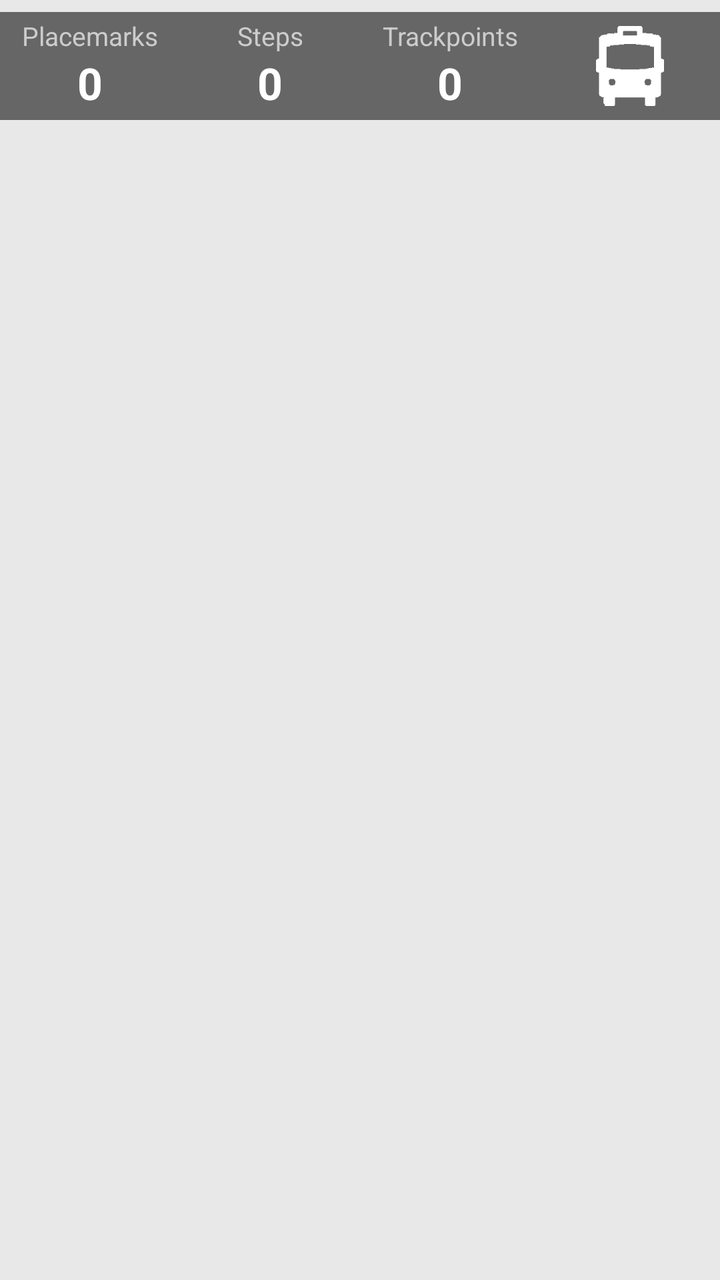
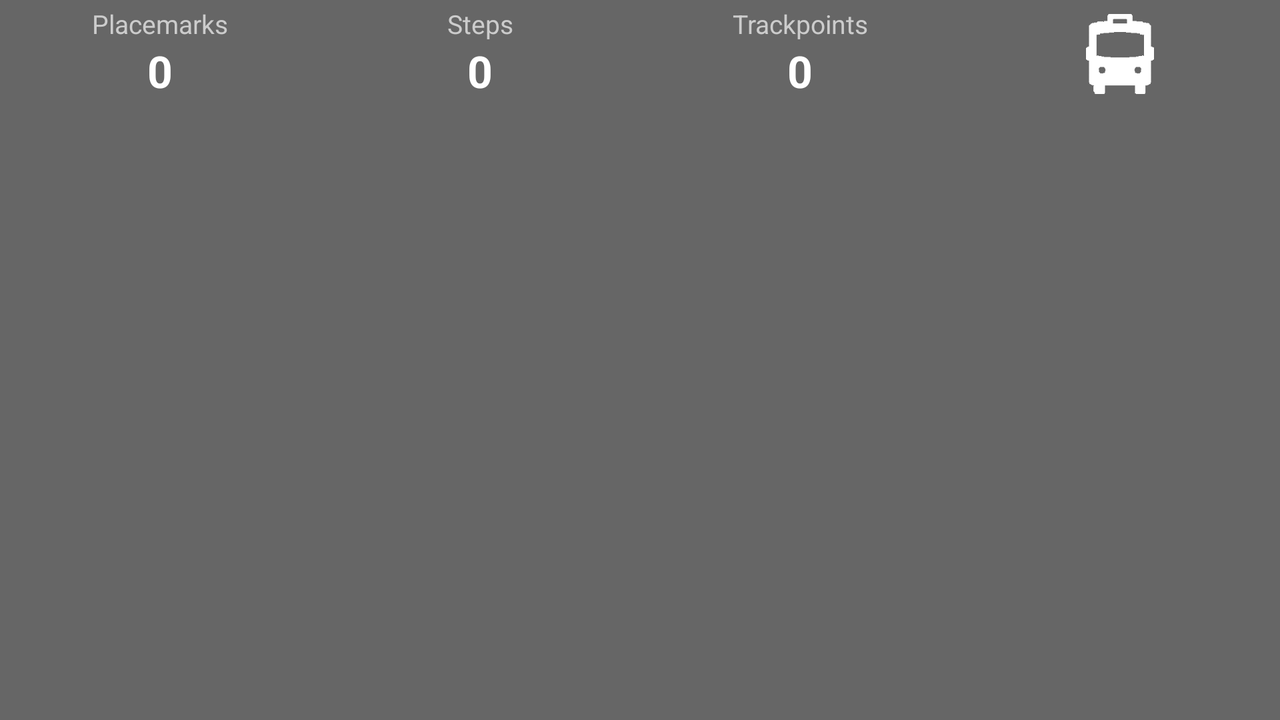

Two renders of one Android screen. The first uses the default layout on a phone; the second uses the alternative layout the repository ships for a different screen configuration, on a matching device. The two XML files are below.
<!-- AndroidManifest.xml: application theme MyMaterialTheme -->
<!-- res/layout/fragment_recording_controls.xml -->
<?xml version="1.0" encoding="utf-8"?>
<LinearLayout xmlns:android="http://schemas.android.com/apk/res/android"
    xmlns:tools="http://schemas.android.com/tools"
    android:layout_width="match_parent"
    android:layout_height="wrap_content"
    tools:context="org.fbradasc.trekking.gpslogger.FragmentRecordingControls"
    android:id="@+id/id_fragmentrecordingcontrols"
    android:orientation="vertical"
    android:baselineAligned="false">

    <androidx.appcompat.widget.AppCompatImageView
        android:layout_width="match_parent"
        android:background="@drawable/shadow"
        android:layout_height="6dp" />

    <LinearLayout
        android:layout_width="match_parent"
        android:layout_height="wrap_content"
        android:background="@color/colorRecControlBackground"
        android:orientation="horizontal"
        android:weightSum="4"
        android:baselineAligned="false">


    <TableLayout
        android:layout_width="0dp"
        android:layout_height="wrap_content"
        android:layout_weight="1"
        android:id="@+id/id_TableLayout_Placemarks"
        android:paddingTop="3dp"
        android:paddingBottom="3dp">

        <TextView
            android:textAppearance="?android:attr/textAppearanceSmall"
            android:textColor="@color/textColorRecControlSecondary"
            android:text="@string/placemarks"
            android:id="@+id/id_textView_PlacemarksLabel"
            android:layout_width="wrap_content"
            android:layout_height="wrap_content"
            android:textSize="13sp"
            android:gravity="center_horizontal" />

        <TextView
            android:layout_width="wrap_content"
            android:layout_height="wrap_content"
            android:textAppearance="?android:attr/textAppearanceLarge"
            android:textColor="@color/textColorRecControlPrimary"
            android:id="@+id/id_textView_Placemarks"
            android:freezesText="true"
            android:textStyle="bold"
            android:text="0"
            android:gravity="center_horizontal"/>
    </TableLayout>

    <TableLayout
        android:layout_width="0dp"
        android:layout_height="wrap_content"
        android:layout_weight="1"
        android:id="@+id/id_TableLayout_Steps"
        android:paddingTop="3dp"
        android:paddingBottom="3dp"
        android:clickable="true">

        <TextView
            android:layout_width="wrap_content"
            android:layout_height="wrap_content"
            android:textAppearance="?android:attr/textAppearanceSmall"
            android:textColor="@color/textColorRecControlSecondary"
            android:text="@string/steps"
            android:id="@+id/id_textView_StepsLabel"
            android:textSize="13sp"
            android:gravity="center_horizontal" />

        <TextView
            android:layout_width="wrap_content"
            android:layout_height="wrap_content"
            android:textAppearance="?android:attr/textAppearanceLarge"
            android:textColor="@color/textColorRecControlPrimary"
            android:id="@+id/id_textView_Steps"
            android:freezesText="true"
            android:textStyle="bold"
            android:text="0"
            android:gravity="center_horizontal"/>

    </TableLayout>

    <TableLayout
        android:layout_width="0dp"
        android:layout_height="wrap_content"
        android:layout_weight="1"
        android:id="@+id/id_TableLayout_GeoPoints"
        android:paddingTop="3dp"
        android:paddingBottom="3dp"
        android:clickable="true">

        <TextView
            android:layout_width="wrap_content"
            android:layout_height="wrap_content"
            android:textAppearance="?android:attr/textAppearanceSmall"
            android:textColor="@color/textColorRecControlSecondary"
            android:text="@string/trackpoints"
            android:id="@+id/id_textView_GeoPointsLabel"
            android:textSize="13sp"
            android:gravity="center_horizontal" />

        <TextView
            android:layout_width="wrap_content"
            android:layout_height="wrap_content"
            android:textAppearance="?android:attr/textAppearanceLarge"
            android:textColor="@color/textColorRecControlPrimary"
            android:id="@+id/id_textView_GeoPoints"
            android:freezesText="true"
            android:textStyle="bold"
            android:text="0"
            android:gravity="center_horizontal"/>

    </TableLayout>

    <TableLayout
        android:layout_width="0dp"
        android:layout_height="wrap_content"
        android:layout_weight="1"
        android:id="@+id/id_TableLayout_DetectedActivity"
        android:paddingTop="3dp"
        android:paddingBottom="3dp"
        android:clickable="true">

        <ImageView
            android:layout_width="@dimen/controls_grid_iconwidth"
            android:layout_height="@dimen/controls_grid_iconheight"
            android:id="@+id/id_imageView_DetectedActivity"
            android:layout_gravity="center|center"
            android:src="@drawable/speed"
            />

    </TableLayout>
    </LinearLayout>
</LinearLayout>
<!-- resources referenced by this layout -->
<resources>
  <!-- from res/values-notnight/ -->
  <color name="colorRecControlBackground">#666666</color>
  <!-- from res/values-notnight/ -->
  <color name="textColorRecControlPrimary">#ffffff</color>
  <!-- from res/values-notnight/ -->
  <color name="textColorRecControlSecondary">#cccccc</color>
  <dimen name="controls_grid_iconheight">48dp</dimen>
  <dimen name="controls_grid_iconwidth">48dp</dimen>
  <!-- drawable speed (drawable) -->
  <?xml version="1.0" encoding="utf-8"?>
  <level-list xmlns:android="http://schemas.android.com/apk/res/android" >
      <item android:drawable="@mipmap/on_vehicle_speed" android:maxLevel="0"/>
      <item android:drawable="@mipmap/on_bycicle_speed" android:maxLevel="1"/>
      <item android:drawable="@mipmap/on_foot_speed"    android:maxLevel="2"/>
      <item android:drawable="@mipmap/standing_speed"   android:maxLevel="3"/>
      <item android:drawable="@mipmap/unknown_speed"    android:maxLevel="4"/>
      <item android:drawable="@mipmap/tilting_speed"    android:maxLevel="5"/>
      <item android:drawable="@mipmap/walking_speed"    android:maxLevel="7"/>
      <item android:drawable="@mipmap/running_speed"    android:maxLevel="8"/>
  </level-list>
  <string name="placemarks">Placemarks</string>
  <string name="steps">Steps</string>
  <string name="trackpoints">Trackpoints</string>
  <style name="MyMaterialTheme" parent="MyMaterialTheme.Base">
  
      </style>
  <style name="MyMaterialTheme.Base" parent="Theme.AppCompat">
          <item name="windowNoTitle">true</item>
          <item name="windowActionBar">false</item>
          <item name="colorPrimary">@color/colorPrimary</item>
          <item name="colorPrimaryDark">@color/colorPrimaryDark</item>
          <item name="colorAccent">@color/colorAccent</item>
          <item name="preferenceTheme">@style/MyPreferenceThemeOverlay</item>
          <item name="android:windowBackground">@color/colorBackground</item>
          
          <item name="windowActionModeOverlay">true</item>
          
          <item name="actionModeBackground">@color/colorPrimaryDark</item>
      </style>
  <!-- from res/values-notnight/ -->
  <color name="colorPrimary">#000088</color>
  <!-- from res/values-notnight/ -->
  <color name="colorPrimaryDark">#000055</color>
  <!-- from res/values-notnight/ -->
  <color name="colorAccent">#ffffff</color>
  <style name="MyPreferenceThemeOverlay" parent="@style/PreferenceThemeOverlay">
          <item name="android:listSeparatorTextViewStyle">@style/ListSeparatorTextView</item>
          <item name="preferenceCategoryStyle">@style/MyPreferenceCategory</item>
          <item name="colorAccent">@color/preference_accent</item>
          <item name="divider">@color/colorAccent</item>
      </style>
  <!-- from res/values-notnight/ -->
  <color name="colorBackground">#e8e8e8</color>
  <style name="ListSeparatorTextView">
          <item name="android:textSize">14sp</item>
          <item name="android:textStyle">bold</item>
          <item name="android:textColor">@color/preference_accent</item>
          <item name="android:paddingTop">16dp</item>
          <item name="android:layout_marginBottom">16dp</item>
      </style>
  <style name="MyPreferenceCategory" parent="@style/Preference.Category">
          <item name="android:textColor">@color/preference_accent</item>
      </style>
  <!-- from res/values-notnight/ -->
  <color name="preference_accent">#000088</color>
</resources>
<!-- res/layout-land/fragment_recording_controls.xml (the author's variant of the layout above) -->
<!-- drawn on the phone turned sideways -->
<?xml version="1.0" encoding="utf-8"?>
<LinearLayout xmlns:android="http://schemas.android.com/apk/res/android"
    xmlns:tools="http://schemas.android.com/tools"
    android:layout_width="match_parent"
    android:layout_height="wrap_content"
    tools:context="org.fbradasc.trekking.gpslogger.FragmentRecordingControls"
    android:id="@+id/id_fragmentrecordingcontrols"
    android:background="@color/colorRecControlBackground"
    android:orientation="horizontal"
    android:weightSum="4"
    android:baselineAligned="false">


    <TableLayout
        android:layout_width="0dp"
        android:layout_height="wrap_content"
        android:layout_weight="1"
        android:id="@+id/id_TableLayout_Placemarks"
        android:paddingTop="3dp"
        android:paddingBottom="3dp">

        <TextView
            android:textAppearance="?android:attr/textAppearanceSmall"
            android:textColor="@color/textColorRecControlSecondary"
            android:text="@string/placemarks"
            android:id="@+id/id_textView_PlacemarksLabel"
            android:layout_width="wrap_content"
            android:layout_height="wrap_content"
            android:textSize="13sp"
            android:gravity="center_horizontal" />

        <TextView
            android:layout_width="wrap_content"
            android:layout_height="wrap_content"
            android:textAppearance="?android:attr/textAppearanceLarge"
            android:textColor="@color/textColorRecControlPrimary"
            android:id="@+id/id_textView_Placemarks"
            android:freezesText="true"
            android:textStyle="bold"
            android:text="0"
            android:gravity="center_horizontal"/>
    </TableLayout>
    <TableLayout
        android:layout_width="0dp"
        android:layout_height="wrap_content"
        android:layout_weight="1"
        android:id="@+id/id_TableLayout_Steps"
        android:paddingTop="3dp"
        android:paddingBottom="3dp"
        android:clickable="true">

        <TextView
            android:layout_width="wrap_content"
            android:layout_height="wrap_content"
            android:textAppearance="?android:attr/textAppearanceSmall"
            android:textColor="@color/textColorRecControlSecondary"
            android:text="@string/steps"
            android:id="@+id/id_textView_StepsLabel"
            android:textSize="13sp"
            android:gravity="center_horizontal" />

        <TextView
            android:layout_width="wrap_content"
            android:layout_height="wrap_content"
            android:textAppearance="?android:attr/textAppearanceLarge"
            android:textColor="@color/textColorRecControlPrimary"
            android:id="@+id/id_textView_Steps"
            android:freezesText="true"
            android:textStyle="bold"
            android:text="0"
            android:gravity="center_horizontal"/>

    </TableLayout>
    <TableLayout
        android:layout_width="0dp"
        android:layout_height="wrap_content"
        android:layout_weight="1"
        android:id="@+id/id_TableLayout_GeoPoints"
        android:paddingTop="3dp"
        android:paddingBottom="3dp"
        android:clickable="true">

        <TextView
            android:layout_width="wrap_content"
            android:layout_height="wrap_content"
            android:textAppearance="?android:attr/textAppearanceSmall"
            android:textColor="@color/textColorRecControlSecondary"
            android:text="@string/trackpoints"
            android:id="@+id/id_textView_GeoPointsLabel"
            android:textSize="13sp"
            android:gravity="center_horizontal" />

        <TextView
            android:layout_width="wrap_content"
            android:layout_height="wrap_content"
            android:textAppearance="?android:attr/textAppearanceLarge"
            android:textColor="@color/textColorRecControlPrimary"
            android:id="@+id/id_textView_GeoPoints"
            android:freezesText="true"
            android:textStyle="bold"
            android:text="0"
            android:gravity="center_horizontal"/>

    </TableLayout>

    <TableLayout
        android:layout_width="0dp"
        android:layout_height="wrap_content"
        android:layout_weight="1"
        android:id="@+id/id_TableLayout_DetectedActivity"
        android:paddingTop="3dp"
        android:paddingBottom="3dp"
        android:clickable="true">

        <ImageView
            android:id="@+id/id_imageView_DetectedActivity"
            android:layout_gravity="center|center"
            android:layout_width="@dimen/controls_grid_iconwidth"
            android:layout_height="@dimen/controls_grid_iconheight"
            android:src="@drawable/speed"
            />

    </TableLayout>
</LinearLayout>
